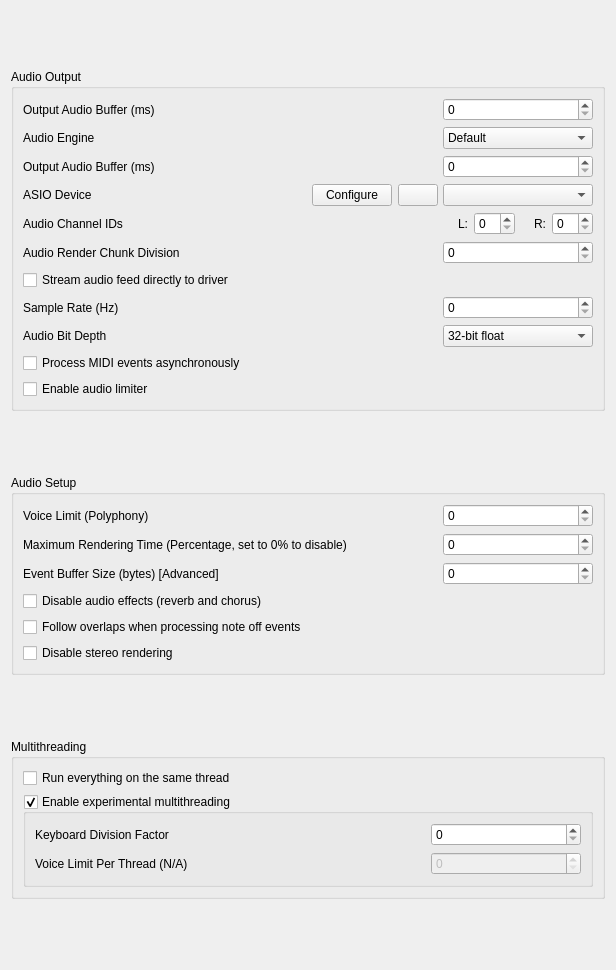
<?xml version="1.0" encoding="UTF-8"?>
<ui version="4.0">
 <class>BASSMIDISettings</class>
 <widget class="QWidget" name="BASSMIDISettings">
  <property name="geometry">
   <rect>
    <x>0</x>
    <y>0</y>
    <width>616</width>
    <height>970</height>
   </rect>
  </property>
  <property name="sizePolicy">
   <sizepolicy hsizetype="Minimum" vsizetype="Minimum">
    <horstretch>0</horstretch>
    <verstretch>0</verstretch>
   </sizepolicy>
  </property>
  <property name="windowTitle">
   <string>Form</string>
  </property>
  <layout class="QVBoxLayout" name="verticalLayout">
   <item>
    <widget class="QGroupBox" name="audioOutputTab">
     <property name="sizePolicy">
      <sizepolicy hsizetype="Preferred" vsizetype="Maximum">
       <horstretch>0</horstretch>
       <verstretch>0</verstretch>
      </sizepolicy>
     </property>
     <property name="title">
      <string>Audio Output</string>
     </property>
     <layout class="QVBoxLayout" name="verticalLayout_3">
      <item>
       <widget class="QWidget" name="linuxAudio" native="true">
        <property name="sizePolicy">
         <sizepolicy hsizetype="Preferred" vsizetype="Maximum">
          <horstretch>0</horstretch>
          <verstretch>0</verstretch>
         </sizepolicy>
        </property>
        <layout class="QGridLayout" name="linuxSpecific">
         <property name="leftMargin">
          <number>0</number>
         </property>
         <property name="topMargin">
          <number>0</number>
         </property>
         <property name="rightMargin">
          <number>0</number>
         </property>
         <property name="bottomMargin">
          <number>0</number>
         </property>
         <property name="spacing">
          <number>0</number>
         </property>
         <item row="0" column="0">
          <widget class="QLabel" name="label">
           <property name="sizePolicy">
            <sizepolicy hsizetype="MinimumExpanding" vsizetype="Preferred">
             <horstretch>0</horstretch>
             <verstretch>0</verstretch>
            </sizepolicy>
           </property>
           <property name="text">
            <string>Output Audio Buffer (ms)</string>
           </property>
          </widget>
         </item>
         <item row="0" column="1">
          <widget class="QSpinBox" name="bufferPeriod">
           <property name="sizePolicy">
            <sizepolicy hsizetype="Minimum" vsizetype="Maximum">
             <horstretch>0</horstretch>
             <verstretch>0</verstretch>
            </sizepolicy>
           </property>
           <property name="minimumSize">
            <size>
             <width>150</width>
             <height>0</height>
            </size>
           </property>
           <property name="maximum">
            <number>999999999</number>
           </property>
          </widget>
         </item>
        </layout>
       </widget>
      </item>
      <item>
       <widget class="QWidget" name="windowsAudio" native="true">
        <layout class="QVBoxLayout" name="verticalLayout_4">
         <property name="leftMargin">
          <number>0</number>
         </property>
         <property name="topMargin">
          <number>0</number>
         </property>
         <property name="rightMargin">
          <number>0</number>
         </property>
         <property name="bottomMargin">
          <number>0</number>
         </property>
         <item>
          <widget class="QWidget" name="horizontalWidget" native="true">
           <property name="sizePolicy">
            <sizepolicy hsizetype="Preferred" vsizetype="Maximum">
             <horstretch>0</horstretch>
             <verstretch>0</verstretch>
            </sizepolicy>
           </property>
           <layout class="QHBoxLayout" name="horizontalLayout_2">
            <property name="leftMargin">
             <number>0</number>
            </property>
            <property name="topMargin">
             <number>0</number>
            </property>
            <property name="rightMargin">
             <number>0</number>
            </property>
            <property name="bottomMargin">
             <number>0</number>
            </property>
            <item>
             <widget class="QLabel" name="label_15">
              <property name="sizePolicy">
               <sizepolicy hsizetype="MinimumExpanding" vsizetype="Preferred">
                <horstretch>0</horstretch>
                <verstretch>0</verstretch>
               </sizepolicy>
              </property>
              <property name="text">
               <string>Audio Engine</string>
              </property>
             </widget>
            </item>
            <item>
             <widget class="QComboBox" name="audioEngine">
              <property name="minimumSize">
               <size>
                <width>150</width>
                <height>0</height>
               </size>
              </property>
              <item>
               <property name="text">
                <string>Default</string>
               </property>
              </item>
              <item>
               <property name="text">
                <string>WASAPI</string>
               </property>
              </item>
              <item>
               <property name="text">
                <string>ASIO</string>
               </property>
              </item>
             </widget>
            </item>
           </layout>
          </widget>
         </item>
         <item>
          <widget class="QWidget" name="wasapi" native="true">
           <property name="sizePolicy">
            <sizepolicy hsizetype="Preferred" vsizetype="Maximum">
             <horstretch>0</horstretch>
             <verstretch>0</verstretch>
            </sizepolicy>
           </property>
           <layout class="QGridLayout" name="gridLayout_4">
            <property name="leftMargin">
             <number>0</number>
            </property>
            <property name="topMargin">
             <number>0</number>
            </property>
            <property name="rightMargin">
             <number>0</number>
            </property>
            <property name="bottomMargin">
             <number>0</number>
            </property>
            <property name="spacing">
             <number>0</number>
            </property>
            <item row="0" column="1">
             <widget class="QSpinBox" name="wasabiBuffer">
              <property name="minimumSize">
               <size>
                <width>150</width>
                <height>0</height>
               </size>
              </property>
              <property name="maximum">
               <number>999999999</number>
              </property>
             </widget>
            </item>
            <item row="0" column="0">
             <widget class="QLabel" name="label_9">
              <property name="sizePolicy">
               <sizepolicy hsizetype="MinimumExpanding" vsizetype="Preferred">
                <horstretch>0</horstretch>
                <verstretch>0</verstretch>
               </sizepolicy>
              </property>
              <property name="text">
               <string>Output Audio Buffer (ms)</string>
              </property>
             </widget>
            </item>
           </layout>
          </widget>
         </item>
         <item>
          <widget class="QWidget" name="asio" native="true">
           <property name="sizePolicy">
            <sizepolicy hsizetype="Preferred" vsizetype="Maximum">
             <horstretch>0</horstretch>
             <verstretch>0</verstretch>
            </sizepolicy>
           </property>
           <layout class="QGridLayout" name="gridLayout_5">
            <property name="leftMargin">
             <number>0</number>
            </property>
            <property name="topMargin">
             <number>0</number>
            </property>
            <property name="rightMargin">
             <number>0</number>
            </property>
            <property name="bottomMargin">
             <number>0</number>
            </property>
            <property name="horizontalSpacing">
             <number>0</number>
            </property>
            <item row="2" column="1">
             <widget class="QSpinBox" name="asioChunksDivision">
              <property name="maximum">
               <number>999999999</number>
              </property>
             </widget>
            </item>
            <item row="1" column="0">
             <widget class="QLabel" name="label_11">
              <property name="text">
               <string>Audio Channel IDs</string>
              </property>
             </widget>
            </item>
            <item row="2" column="0">
             <widget class="QWidget" name="horizontalWidget" native="true">
              <layout class="QHBoxLayout" name="horizontalLayout_4">
               <property name="leftMargin">
                <number>0</number>
               </property>
               <property name="topMargin">
                <number>0</number>
               </property>
               <property name="rightMargin">
                <number>0</number>
               </property>
               <property name="bottomMargin">
                <number>0</number>
               </property>
               <item>
                <widget class="QLabel" name="label_14">
                 <property name="sizePolicy">
                  <sizepolicy hsizetype="MinimumExpanding" vsizetype="Preferred">
                   <horstretch>0</horstretch>
                   <verstretch>0</verstretch>
                  </sizepolicy>
                 </property>
                 <property name="text">
                  <string>Audio Render Chunk Division</string>
                 </property>
                </widget>
               </item>
               <item>
                <widget class="QPushButton" name="pushButton">
                 <property name="toolTip">
                  <string>&lt;html&gt;&lt;head/&gt;&lt;body&gt;&lt;p&gt;Each audio output iteration will be divided into&lt;/p&gt;&lt;p&gt;the set amount of chunks. A higher value will&lt;/p&gt;&lt;p&gt;effectively result in a lower output audio buffer.&lt;/p&gt;&lt;/body&gt;&lt;/html&gt;</string>
                 </property>
                 <property name="text">
                  <string/>
                 </property>
                 <property name="icon">
                  <iconset theme="help-about"/>
                 </property>
                 <property name="autoDefault">
                  <bool>false</bool>
                 </property>
                 <property name="default">
                  <bool>false</bool>
                 </property>
                 <property name="flat">
                  <bool>true</bool>
                 </property>
                </widget>
               </item>
              </layout>
             </widget>
            </item>
            <item row="0" column="0">
             <widget class="QWidget" name="horizontalWidget" native="true">
              <layout class="QHBoxLayout" name="horizontalLayout_3">
               <property name="leftMargin">
                <number>0</number>
               </property>
               <property name="topMargin">
                <number>0</number>
               </property>
               <property name="rightMargin">
                <number>5</number>
               </property>
               <property name="bottomMargin">
                <number>0</number>
               </property>
               <item>
                <widget class="QLabel" name="label_10">
                 <property name="sizePolicy">
                  <sizepolicy hsizetype="MinimumExpanding" vsizetype="Preferred">
                   <horstretch>0</horstretch>
                   <verstretch>0</verstretch>
                  </sizepolicy>
                 </property>
                 <property name="text">
                  <string>ASIO Device</string>
                 </property>
                </widget>
               </item>
               <item>
                <widget class="QPushButton" name="asioOpenCfg">
                 <property name="text">
                  <string>Configure</string>
                 </property>
                </widget>
               </item>
               <item>
                <widget class="QPushButton" name="asioReload">
                 <property name="sizePolicy">
                  <sizepolicy hsizetype="Minimum" vsizetype="Minimum">
                   <horstretch>0</horstretch>
                   <verstretch>0</verstretch>
                  </sizepolicy>
                 </property>
                 <property name="text">
                  <string/>
                 </property>
                 <property name="icon">
                  <iconset theme="view-refresh"/>
                 </property>
                 <property name="autoExclusive">
                  <bool>false</bool>
                 </property>
                 <property name="flat">
                  <bool>false</bool>
                 </property>
                </widget>
               </item>
              </layout>
             </widget>
            </item>
            <item row="0" column="1">
             <widget class="QComboBox" name="asioDevice">
              <property name="minimumSize">
               <size>
                <width>150</width>
                <height>0</height>
               </size>
              </property>
             </widget>
            </item>
            <item row="1" column="1">
             <widget class="QWidget" name="horizontalWidget" native="true">
              <layout class="QHBoxLayout" name="horizontalLayout">
               <property name="leftMargin">
                <number>0</number>
               </property>
               <property name="topMargin">
                <number>0</number>
               </property>
               <property name="rightMargin">
                <number>0</number>
               </property>
               <property name="bottomMargin">
                <number>0</number>
               </property>
               <item>
                <widget class="QLabel" name="label_12">
                 <property name="text">
                  <string>L:</string>
                 </property>
                 <property name="alignment">
                  <set>Qt::AlignmentFlag::AlignRight|Qt::AlignmentFlag::AlignTrailing|Qt::AlignmentFlag::AlignVCenter</set>
                 </property>
                </widget>
               </item>
               <item>
                <widget class="QSpinBox" name="asioLCh"/>
               </item>
               <item>
                <widget class="QLabel" name="label_13">
                 <property name="text">
                  <string>R:</string>
                 </property>
                 <property name="alignment">
                  <set>Qt::AlignmentFlag::AlignRight|Qt::AlignmentFlag::AlignTrailing|Qt::AlignmentFlag::AlignVCenter</set>
                 </property>
                </widget>
               </item>
               <item>
                <widget class="QSpinBox" name="asioRCh"/>
               </item>
              </layout>
             </widget>
            </item>
            <item row="3" column="0">
             <widget class="QCheckBox" name="streamDirectFeed">
              <property name="text">
               <string>Stream audio feed directly to driver</string>
              </property>
             </widget>
            </item>
           </layout>
          </widget>
         </item>
        </layout>
       </widget>
      </item>
      <item>
       <widget class="QWidget" name="gridWidget" native="true">
        <layout class="QGridLayout" name="gridLayout_6">
         <property name="leftMargin">
          <number>0</number>
         </property>
         <property name="topMargin">
          <number>0</number>
         </property>
         <property name="rightMargin">
          <number>0</number>
         </property>
         <property name="bottomMargin">
          <number>0</number>
         </property>
         <item row="2" column="0">
          <widget class="QCheckBox" name="asyncMode">
           <property name="text">
            <string>Process MIDI events asynchronously</string>
           </property>
          </widget>
         </item>
         <item row="0" column="1">
          <widget class="QSpinBox" name="sampleRate">
           <property name="sizePolicy">
            <sizepolicy hsizetype="Minimum" vsizetype="Maximum">
             <horstretch>0</horstretch>
             <verstretch>0</verstretch>
            </sizepolicy>
           </property>
           <property name="minimumSize">
            <size>
             <width>150</width>
             <height>0</height>
            </size>
           </property>
           <property name="maximum">
            <number>999999999</number>
           </property>
          </widget>
         </item>
         <item row="0" column="0">
          <widget class="QLabel" name="label_4">
           <property name="sizePolicy">
            <sizepolicy hsizetype="MinimumExpanding" vsizetype="Preferred">
             <horstretch>0</horstretch>
             <verstretch>0</verstretch>
            </sizepolicy>
           </property>
           <property name="text">
            <string>Sample Rate (Hz)</string>
           </property>
          </widget>
         </item>
         <item row="1" column="0">
          <widget class="QLabel" name="label_5">
           <property name="text">
            <string>Audio Bit Depth</string>
           </property>
          </widget>
         </item>
         <item row="1" column="1">
          <widget class="QComboBox" name="bitDepth">
           <property name="sizePolicy">
            <sizepolicy hsizetype="Minimum" vsizetype="Maximum">
             <horstretch>0</horstretch>
             <verstretch>0</verstretch>
            </sizepolicy>
           </property>
           <property name="minimumSize">
            <size>
             <width>150</width>
             <height>0</height>
            </size>
           </property>
           <item>
            <property name="text">
             <string>32-bit float</string>
            </property>
           </item>
           <item>
            <property name="text">
             <string>16-bit integer</string>
            </property>
           </item>
          </widget>
         </item>
         <item row="3" column="0">
          <widget class="QCheckBox" name="audioLimiter">
           <property name="text">
            <string>Enable audio limiter</string>
           </property>
          </widget>
         </item>
        </layout>
       </widget>
      </item>
     </layout>
    </widget>
   </item>
   <item>
    <widget class="QGroupBox" name="audioSetupTab">
     <property name="sizePolicy">
      <sizepolicy hsizetype="Preferred" vsizetype="Maximum">
       <horstretch>0</horstretch>
       <verstretch>0</verstretch>
      </sizepolicy>
     </property>
     <property name="title">
      <string>Audio Setup</string>
     </property>
     <layout class="QGridLayout" name="gridLayout_2">
      <item row="1" column="0">
       <widget class="QLabel" name="label_8">
        <property name="text">
         <string>Maximum Rendering Time (Percentage, set to 0% to disable)</string>
        </property>
       </widget>
      </item>
      <item row="1" column="1">
       <widget class="QSpinBox" name="renderTimeLimit">
        <property name="maximum">
         <number>100</number>
        </property>
       </widget>
      </item>
      <item row="3" column="0">
       <widget class="QCheckBox" name="disableEffects">
        <property name="text">
         <string>Disable audio effects (reverb and chorus)</string>
        </property>
       </widget>
      </item>
      <item row="0" column="0">
       <widget class="QLabel" name="label_6">
        <property name="sizePolicy">
         <sizepolicy hsizetype="MinimumExpanding" vsizetype="Preferred">
          <horstretch>0</horstretch>
          <verstretch>0</verstretch>
         </sizepolicy>
        </property>
        <property name="text">
         <string>Voice Limit (Polyphony)</string>
        </property>
       </widget>
      </item>
      <item row="0" column="1">
       <widget class="QSpinBox" name="globalVoiceLimit">
        <property name="sizePolicy">
         <sizepolicy hsizetype="Minimum" vsizetype="Maximum">
          <horstretch>0</horstretch>
          <verstretch>0</verstretch>
         </sizepolicy>
        </property>
        <property name="minimumSize">
         <size>
          <width>150</width>
          <height>0</height>
         </size>
        </property>
        <property name="maximum">
         <number>999999999</number>
        </property>
       </widget>
      </item>
      <item row="4" column="0">
       <widget class="QCheckBox" name="followOverlaps">
        <property name="text">
         <string>Follow overlaps when processing note off events</string>
        </property>
       </widget>
      </item>
      <item row="5" column="0">
       <widget class="QCheckBox" name="monoRendering">
        <property name="text">
         <string>Disable stereo rendering</string>
        </property>
       </widget>
      </item>
      <item row="2" column="1">
       <widget class="QSpinBox" name="evBufSize">
        <property name="minimumSize">
         <size>
          <width>150</width>
          <height>0</height>
         </size>
        </property>
        <property name="maximum">
         <number>999999999</number>
        </property>
       </widget>
      </item>
      <item row="2" column="0">
       <widget class="QLabel" name="label_2">
        <property name="text">
         <string>Event Buffer Size (bytes) [Advanced]</string>
        </property>
       </widget>
      </item>
     </layout>
    </widget>
   </item>
   <item>
    <widget class="QGroupBox" name="mutithreadingTab">
     <property name="sizePolicy">
      <sizepolicy hsizetype="Preferred" vsizetype="Maximum">
       <horstretch>0</horstretch>
       <verstretch>0</verstretch>
      </sizepolicy>
     </property>
     <property name="title">
      <string>Multithreading</string>
     </property>
     <layout class="QVBoxLayout" name="verticalLayout_2">
      <item>
       <widget class="QCheckBox" name="oneThreadMode">
        <property name="text">
         <string>Run everything on the same thread</string>
        </property>
       </widget>
      </item>
      <item>
       <widget class="QGroupBox" name="multithreading">
        <property name="title">
         <string>Enable experimental multithreading</string>
        </property>
        <property name="checkable">
         <bool>true</bool>
        </property>
        <layout class="QGridLayout" name="gridLayout_3">
         <item row="0" column="1">
          <widget class="QSpinBox" name="mtKbDivs">
           <property name="minimumSize">
            <size>
             <width>150</width>
             <height>0</height>
            </size>
           </property>
           <property name="maximum">
            <number>128</number>
           </property>
          </widget>
         </item>
         <item row="1" column="0">
          <widget class="QLabel" name="label_7">
           <property name="text">
            <string>Voice Limit Per Thread (N/A)</string>
           </property>
          </widget>
         </item>
         <item row="1" column="1">
          <widget class="QSpinBox" name="mtVoiceLimit">
           <property name="enabled">
            <bool>false</bool>
           </property>
           <property name="maximum">
            <number>999999999</number>
           </property>
          </widget>
         </item>
         <item row="0" column="0">
          <widget class="QWidget" name="horizontalWidget" native="true">
           <layout class="QHBoxLayout" name="horizontalLayout_5">
            <property name="leftMargin">
             <number>0</number>
            </property>
            <property name="topMargin">
             <number>0</number>
            </property>
            <property name="rightMargin">
             <number>0</number>
            </property>
            <property name="bottomMargin">
             <number>0</number>
            </property>
            <item>
             <widget class="QLabel" name="label_3">
              <property name="sizePolicy">
               <sizepolicy hsizetype="MinimumExpanding" vsizetype="Preferred">
                <horstretch>0</horstretch>
                <verstretch>0</verstretch>
               </sizepolicy>
              </property>
              <property name="text">
               <string>Keyboard Division Factor</string>
              </property>
             </widget>
            </item>
            <item>
             <widget class="QPushButton" name="pushButton_2">
              <property name="toolTip">
               <string>&lt;html&gt;&lt;head/&gt;&lt;body&gt;&lt;p&gt;When multithreading is enabled, OmniMIDI will create by default&lt;/p&gt;&lt;p&gt;one thread per MIDI channel (16 threads). This factor will devide&lt;/p&gt;&lt;p&gt;the 128 keys of the MIDI keyboard into chunks for each one of&lt;/p&gt;&lt;p&gt;which, a thread will be created. For example when setting to 4,&lt;/p&gt;&lt;p&gt;the amount of threads will be 16 x 4 = 64 threads. For the best&lt;/p&gt;&lt;p&gt;results, this should be a power of 2.&lt;/p&gt;&lt;/body&gt;&lt;/html&gt;</string>
              </property>
              <property name="text">
               <string/>
              </property>
              <property name="icon">
               <iconset theme="help-about"/>
              </property>
              <property name="flat">
               <bool>true</bool>
              </property>
             </widget>
            </item>
           </layout>
          </widget>
         </item>
        </layout>
       </widget>
      </item>
     </layout>
    </widget>
   </item>
  </layout>
 </widget>
 <resources/>
 <connections/>
</ui>
